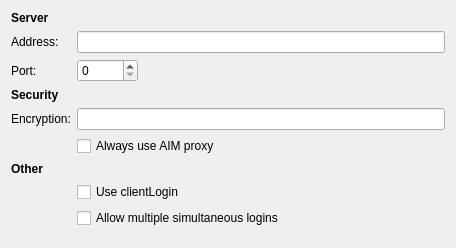
<?xml version="1.0" encoding="UTF-8"?>
<ui version="4.0">
 <class>AimServerSettingsWidget</class>
 <widget class="QWidget" name="AimServerSettingsWidget">
  <property name="geometry">
   <rect>
    <x>0</x>
    <y>0</y>
    <width>456</width>
    <height>248</height>
   </rect>
  </property>
  <property name="windowTitle">
   <string>Advanced Options</string>
  </property>
  <layout class="QFormLayout" name="formLayout">
   <property name="sizeConstraint">
    <enum>QLayout::SetMinimumSize</enum>
   </property>
   <property name="fieldGrowthPolicy">
    <enum>QFormLayout::AllNonFixedFieldsGrow</enum>
   </property>
   <item row="0" column="0">
    <widget class="QLabel" name="serverHeadlineLabel">
     <property name="sizePolicy">
      <sizepolicy hsizetype="Maximum" vsizetype="Fixed">
       <horstretch>0</horstretch>
       <verstretch>0</verstretch>
      </sizepolicy>
     </property>
     <property name="text">
      <string>&lt;b&gt;Server&lt;/b&gt;</string>
     </property>
    </widget>
   </item>
   <item row="1" column="0">
    <widget class="QLabel" name="serverAddressLabel">
     <property name="text">
      <string>Address:</string>
     </property>
    </widget>
   </item>
   <item row="1" column="1">
    <widget class="KLineEdit" name="serverAddress"/>
   </item>
   <item row="2" column="0">
    <widget class="QLabel" name="serverPortLabel">
     <property name="text">
      <string>Port:</string>
     </property>
    </widget>
   </item>
   <item row="2" column="1">
    <widget class="KIntSpinBox" name="serverPort">
     <property name="sizePolicy">
      <sizepolicy hsizetype="Fixed" vsizetype="Fixed">
       <horstretch>0</horstretch>
       <verstretch>0</verstretch>
      </sizepolicy>
     </property>
     <property name="maximum">
      <number>65535</number>
     </property>
    </widget>
   </item>
   <item row="3" column="0">
    <widget class="QLabel" name="transferHeadlineLabel">
     <property name="sizePolicy">
      <sizepolicy hsizetype="Maximum" vsizetype="Fixed">
       <horstretch>0</horstretch>
       <verstretch>0</verstretch>
      </sizepolicy>
     </property>
     <property name="text">
      <string>&lt;b&gt;Security&lt;/b&gt;</string>
     </property>
    </widget>
   </item>
   <item row="4" column="0">
    <widget class="QLabel" name="encryptionLabel">
     <property name="text">
      <string>Encryption:</string>
     </property>
    </widget>
   </item>
   <item row="4" column="1">
    <widget class="KLineEdit" name="encryption"/>
   </item>
   <item row="5" column="1">
    <widget class="QCheckBox" name="rvProxy">
     <property name="text">
      <string>Always use AIM proxy </string>
     </property>
     <property name="tristate">
      <bool>false</bool>
     </property>
    </widget>
   </item>
   <item row="6" column="0">
    <widget class="QLabel" name="otherHeadlineLabel">
     <property name="sizePolicy">
      <sizepolicy hsizetype="Maximum" vsizetype="Fixed">
       <horstretch>0</horstretch>
       <verstretch>0</verstretch>
      </sizepolicy>
     </property>
     <property name="text">
      <string>&lt;b&gt;Other&lt;/b&gt;</string>
     </property>
    </widget>
   </item>
   <item row="7" column="1">
    <widget class="QCheckBox" name="clientLogin">
     <property name="text">
      <string>Use clientLogin</string>
     </property>
    </widget>
   </item>
   <item row="8" column="1">
    <widget class="QCheckBox" name="multipleLogins">
     <property name="text">
      <string>Allow multiple simultaneous logins</string>
     </property>
    </widget>
   </item>
  </layout>
 </widget>
 <customwidgets>
  <customwidget>
   <class>KIntSpinBox</class>
   <extends>QSpinBox</extends>
   <header>knuminput.h</header>
  </customwidget>
  <customwidget>
   <class>KLineEdit</class>
   <extends>QLineEdit</extends>
   <header>klineedit.h</header>
  </customwidget>
 </customwidgets>
 <resources/>
 <connections/>
</ui>
